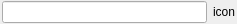
<?xml version="1.0" encoding="UTF-8"?>
<ui version="4.0">
 <class>SearchLineWidget</class>
 <widget class="QWidget" name="SearchLineWidget">
  <property name="geometry">
   <rect>
    <x>0</x>
    <y>0</y>
    <width>237</width>
    <height>22</height>
   </rect>
  </property>
  <property name="maximumSize">
   <size>
    <width>16777215</width>
    <height>140</height>
   </size>
  </property>
  <property name="windowTitle">
   <string/>
  </property>
  <layout class="QHBoxLayout" name="horizontalLayout">
   <property name="leftMargin">
    <number>2</number>
   </property>
   <property name="topMargin">
    <number>1</number>
   </property>
   <property name="rightMargin">
    <number>2</number>
   </property>
   <property name="bottomMargin">
    <number>1</number>
   </property>
   <item>
    <widget class="QLineEdit" name="searchLine"/>
   </item>
   <item>
    <widget class="QLabel" name="iconLabel">
     <property name="text">
      <string>icon</string>
     </property>
    </widget>
   </item>
  </layout>
 </widget>
 <resources/>
 <connections/>
</ui>
